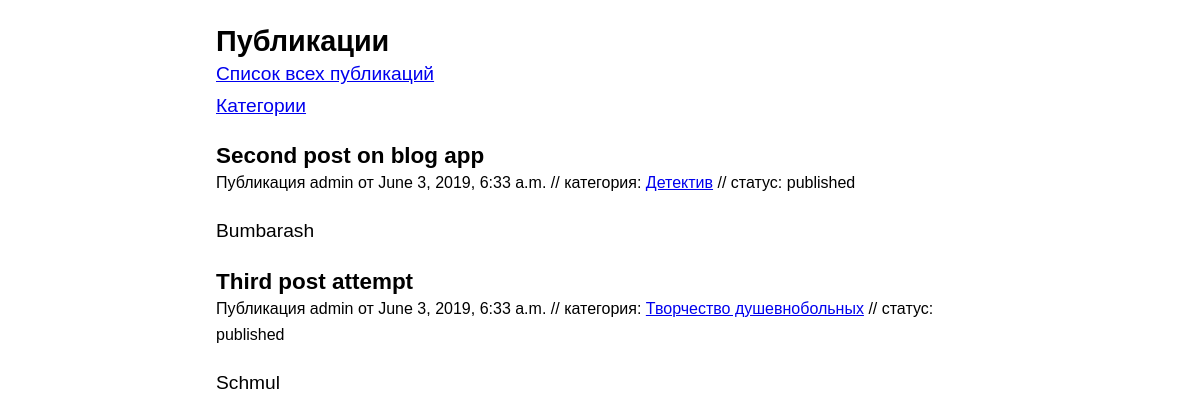
Before: / with the older database file.
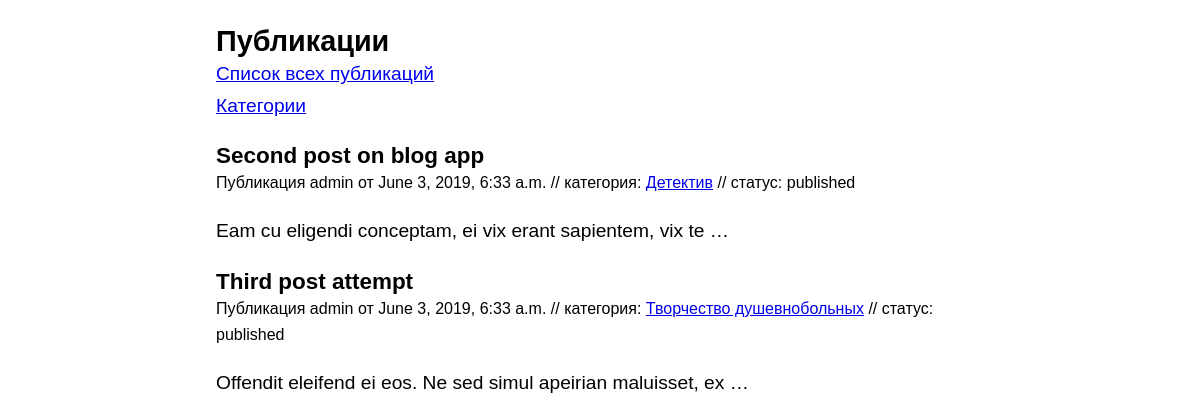
After: the same page with the newer database file.
### posts/models.py (models this page shows, shortened)
class Post(models.Model):
    STATUS_CHOICES = (
        ('draft', 'Черновик'),
        ('published', 'Опубликован'),
    )
    title = models.CharField(max_length=250)
    slug = models.SlugField(max_length=250, unique_for_date='when_published')
    author = models.ForeignKey(User, on_delete=models.CASCADE, related_name='blog_posts')
    body = models.TextField()
    when_published = models.DateTimeField(default=timezone.now)
    created = models.DateTimeField(auto_now_add=True)
    updated = models.DateTimeField(auto_now=True)
    status = models.CharField(max_length=10, choices=STATUS_CHOICES, default='draft')
    category = models.ForeignKey(Category, related_name="posts", null=True, blank=True, on_delete=models.SET_NULL)

class Category(models.Model):
    title = models.CharField(max_length=250, blank=True)
    def __str__(self):
        return self.title

### posts/views.py (the view)
# urls.py: path('', PostListView.as_view()),
class PostListView(ListView):
    queryset = Post.objects.filter(status='published')
    context_object_name = 'posts'
    template = 'posts/list.html'

### posts/templates/posts/post_list.html (shortened to what this page needs)
<!DOCTYPE html>
<html lang="en">
    <article>
        <header>
            <h1>Публикации</h1>
            <aside><a href="{% url "api_post_list" %}">Список всех публикаций</a></aside>
            <aside><a href="{% url "api_category_list" %}">Категории</a></aside>
        </header>
        {% for pub in posts %}
            <h3>{{ pub.title }}</h3>
            <small><p id="sub">
                Публикация {{ pub.author }} от {{ pub.when_published }}&nbsp//
                категория: <a href="{% url "api_category_list" pub.category.id %}">{{ pub.category}}</a>&nbsp//
                статус: {{ pub.status }}
            </p></small>
            {{ pub.body|truncatewords:10|linebreaks }}
        {% empty %}
            <h3>Публикации нет</h3>
            <small><p>Чтобы добавить что-то в список, <a href="{% url "admin:index" %}">
                зайдите в админку</a> и добавьте их оттуда</p></small>
        {% endfor %}
    </article>
</html>

### posts/templates/posts/post_list.html (style rules this page uses)
h1, h3 { line-height: 1.2; margin-bottom: 0; }
#sub { margin-top: 0; padding-top: 0; }

Changed rows visible on the page:
changed Post "Second post on blog app": body "Bumbarash" → "Eam cu eligendi conceptam, ei vix erant sapientem, vix te …"
changed Post "Third post attempt": body "Schmul" → "Offendit eleifend ei eos. Ne sed simul apeirian maluisset, ex …"
